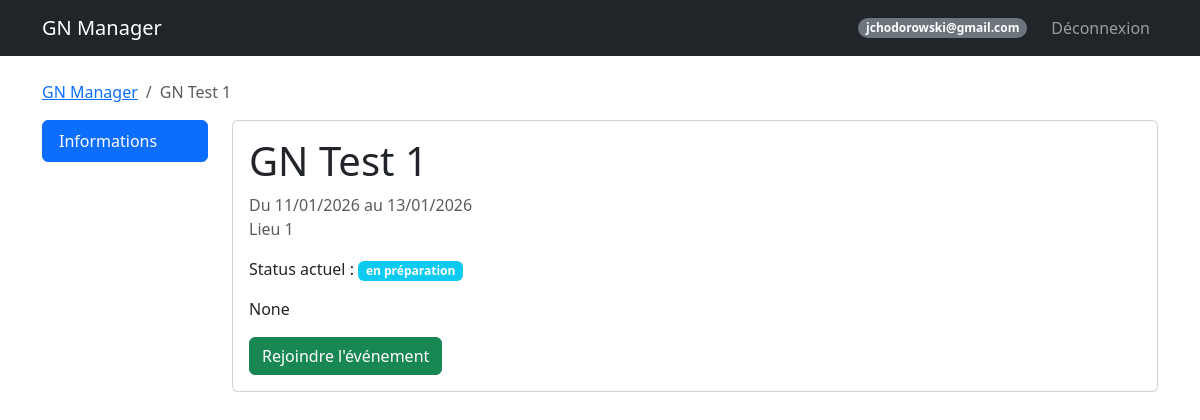
/event/1 (signed in), run on an earlier commit of the app's database.
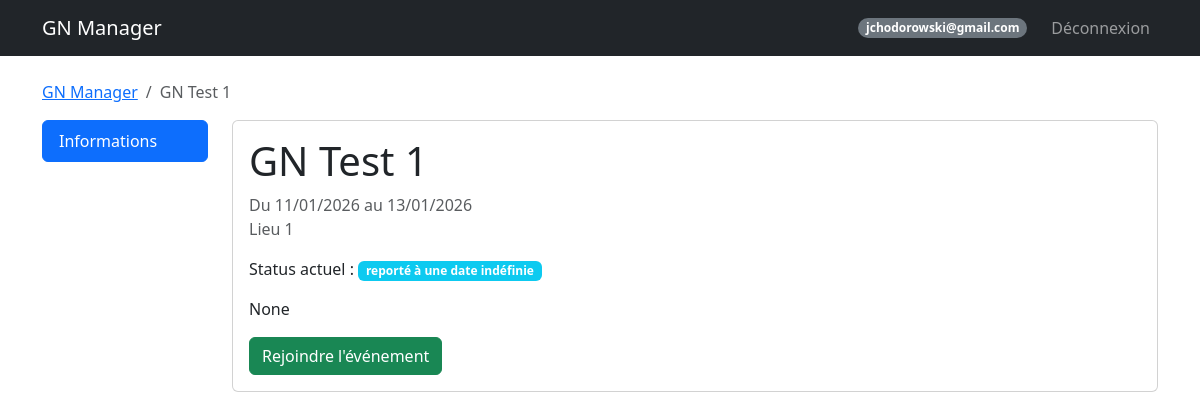
And on a later commit of the database.
### models.py (models this page shows, shortened)
class User(UserMixin, db.Model):
    id = db.Column(db.Integer, primary_key=True)
    email = db.Column(db.String(120), unique=True, nullable=False)
    password_hash = db.Column(db.String(128))
    nom = db.Column(db.String(80))
    prenom = db.Column(db.String(80))
    age = db.Column(db.Integer)
    genre = db.Column(db.String(20))
    avatar_url = db.Column(db.String(200))
    role = db.Column(db.String(20), default='user') # createur, sysadmin, user
    is_banned = db.Column(db.Boolean, default=False)
    is_deleted = db.Column(db.Boolean, default=False) # Soft delete
    @property
    def is_admin(self):
        return self.role in ['createur', 'sysadmin']

class Event(db.Model):
    id = db.Column(db.Integer, primary_key=True)
    name = db.Column(db.String(100), nullable=False)
    description = db.Column(db.Text) # Added
    date_start = db.Column(db.DateTime, nullable=False)
    date_end = db.Column(db.DateTime, nullable=False)
    location = db.Column(db.String(200))
    background_image = db.Column(db.String(200))
    visibility = db.Column(db.String(20), default='public') # public, private
    organizer_structure = db.Column(db.String(100))
    external_link = db.Column(db.String(255)) # Added (Google Forms)
    statut = db.Column(db.String(50), default='En préparation') # Added 'statut' as per user correctness
    groups_config = db.Column(db.Text, default='{"PJ": ["Peu importe"], "PNJ": ["Peu importe"], "Organisateur": ["Peu importe"]}') # JSON stored as string

### routes.py (the view)
@main.route('/event/<int:event_id>')
@login_required
def event_detail(event_id):
    event = Event.query.get_or_404(event_id)
    participant = Participant.query.filter_by(event_id=event.id, user_id=current_user.id).first()
    is_organizer = participant and participant.type == 'organisateur'
    is_organizer = participant and participant.type == 'organisateur'
    groups_config = json.loads(event.groups_config or '{}')
    groups_config = json.loads(event.groups_config or '{}')
    breadcrumbs = [
        ('GN Manager', '/dashboard'),
        (event.name, '#') # Current page
    ]
    return render_template('event_detail.html', event=event, participant=participant, is_organizer=is_organizer, groups_config=groups_config, breadcrumbs=breadcrumbs)

### templates/event_detail.html (shortened to what this page needs)
{% extends "base.html" %}
{% block content %}
<div class="row">
    <div class="col-md-2 mb-3">
        <div class="list-group" id="event-tabs" role="tablist">
            <a class="list-group-item list-group-item-action active" id="list-info-list" data-bs-toggle="list"
                href="#list-info" role="tab">Informations</a>
        </div>
    </div>
    <div class="col-md-10">
        <div class="tab-content" id="nav-tabContent">
            <div class="tab-pane fade show active" id="list-info" role="tabpanel">
                <div class="card mb-4">
                    <div class="card-body">
                        <h1 class="card-title">{{ event.name }}</h1>
                        <p class="text-muted">
                            Du {{ event.date_start.strftime('%d/%m/%Y') }} au {{ event.date_end.strftime('%d/%m/%Y')
                            }}<br>
                            {{ event.location }}
                        </p>
                        <p>Status actuel : <span class="badge bg-info">{{ event.statut }}</span></p>
                        <p class="mt-3">{{ event.description }}</p>
                        {% if participant %}
                        {% if participant.type %}
                        {% set badge_class = "bg-secondary" %}
                        {% if participant.type.lower() == 'organisateur' %}
                        {% set badge_class = "bg-danger" %}
                        {% elif participant.type == 'PJ' %}
                        {% set badge_class = "bg-success" %}
                        {% elif participant.type == 'PNJ' %}
                        {% set badge_class = "bg-primary" %}
                        {% endif %}
                        <p>Votre rôle :
                            <span class="badge {{ badge_class }}">
                                {{ participant.type }}
                                {% if participant.group and participant.group != 'Peu importe' %}
                                - {{ participant.group }}
                                {% endif %}
                            </span>
                        </p>
                        {% endif %}
                        <p>Statut inscription : {{ participant.registration_status }}</p>
                        {% elif event.statut == 'Annulé' %}
                        <button class="btn btn-secondary" disabled>Événement annulé</button>
                        {% else %}
                        <button type="button" class="btn btn-success" data-bs-toggle="modal"
                            data-bs-target="#joinModal">
                            Rejoindre l'événement
                        </button>
                        {% endif %}
                    </div>
                </div>
            </div>
        </div>
    </div>
</div>
</div>
{% endblock %}

### templates/base.html (shortened to what this page needs)
<!DOCTYPE html>
<html lang="fr">
<head>
    <link href="https://cdn.jsdelivr.net/npm/bootstrap@5.3.0/dist/css/bootstrap.min.css" rel="stylesheet">
    <link rel="stylesheet" href="https://cdn.jsdelivr.net/npm/bootstrap-icons@1.11.3/font/bootstrap-icons.min.css">
</head>
<body>
    <nav class="navbar navbar-expand-lg navbar-dark bg-dark">
        <div class="container">
            <a class="navbar-brand" href="/">GN Manager</a>
            {% if current_user.is_authenticated %}
            <div class="navbar-nav ms-auto align-items-center">
                <span class="badge bg-secondary rounded-pill me-3">{{ current_user.email }}</span>
                <a class="nav-link" href="/logout">Déconnexion</a>
            </div>
            {% endif %}
        </div>
    </nav>
    <div class="container mt-4">
        {% if breadcrumbs %}
        <nav aria-label="breadcrumb">
            <ol class="breadcrumb">
                {% for label, url in breadcrumbs %}
                {% if loop.last %}
                <li class="breadcrumb-item active" aria-current="page">{{ label }}</li>
                {% else %}
                <li class="breadcrumb-item"><a href="{{ url }}">{{ label }}</a></li>
                {% endif %}
                {% endfor %}
            </ol>
        </nav>
        {% endif %}
        {% block content %}{% endblock %}
</body>
</html>

What changed in the data, as far as the page shows it:
changed Event "GN Test 1": statut "en préparation" → "reporté à une date indéfinie"
